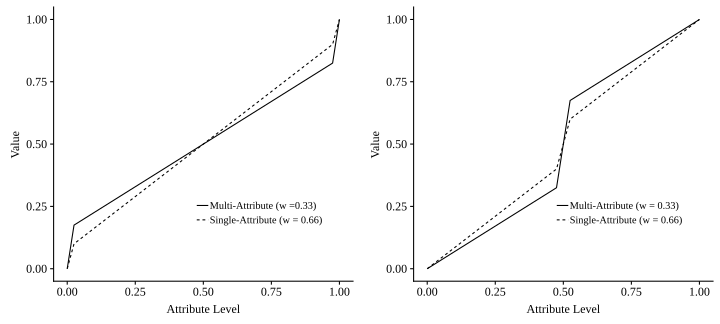

Write R code to recreate this figure.
rm(list=ls())

library(extrafont)
library(devtools)
library(rstan)
library(ggplot2)
library(plyr)
library(tidyr)
library(dplyr)
library(extrafont)
library(extrafontdb)
library(Rttf2pt1)
library(ggbeeswarm)
library(gridExtra)
library(cowplot)
library(readr)
library(gtable)
library(lemon)
library(Cairo)
library(mlogit)
library(sjstats)
library(svglite)

x1<-c(0,.75,1)
x2<-c(0,.025,.5,.975,1)
x3<-c(0,.475,.5,.525,1)
f1<-c(0,.5,1)
f2<-c(0,.25,.5,.75,1)
y11<-(.66666*x1)+(.33333*f1)
y12<-(.33333*x1)+(.66666*f1)
y21<-(.66666*x2)+(.3333*f2)
y22<-(.33333*x2)+(.6666*f2)
y31<-(.66666*x3)+(.3333*f2)
y32<-(.33333*x3)+(.6666*f2)
conds<-c()


data1<-data.frame(cbind(x1,f1,y11,y12))
data2<-data.frame(cbind(x2,f2,y21,y22)) %>% gather(index, y, c('y21','y22')) %>%
  mutate(cond=ifelse(index=='y21','Single-Attribute (w = 0.66)','Multi-Attribute  (w  =0.33)')) 
data3<-data.frame(cbind(x3,f2,y31,y32))%>% gather(index, y, c('y31','y32')) %>%
  mutate(cond=ifelse(index=='y31','Single-Attribute (w = 0.66)','Multi-Attribute  (w = 0.33)'))


#plots
p2<-ggplot(data=data2, aes(x=x2, y=y, linetype=cond))+
  ylab("Value")+ xlab("Attribute Level")+
  xlim(0,1)+ ylim(0,1)+
  theme(text=element_text(family="Times New Roman", size=12),panel.background = element_blank(), 
        legend.title=element_blank(), legend.position=c(0.45,0.25))+
  geom_line()

p3<-ggplot(data=data3, aes(x=x3, y=y, linetype=cond))+
  ylab("Value")+ xlab("Attribute Level")+
  xlim(0,1)+ ylim(0,1)+
  theme(text=element_text(family="Times New Roman", size=12),panel.background = element_blank(), 
        legend.title=element_blank(), legend.position=c(0.45,0.25))+
  geom_line()
figure5<-grid.arrange(p2,p3, nrow=1)

ggsave("Figure 5.svg", width = 10, height=4.5, figure5)

